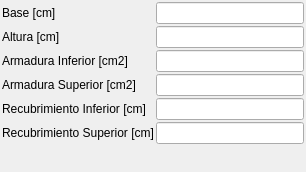
<?xml version="1.0" encoding="UTF-8"?>
<ui version="4.0">
 <class>WidgetEditSeccionRectangular</class>
 <widget class="QWidget" name="WidgetEditSeccionRectangular">
  <property name="geometry">
   <rect>
    <x>0</x>
    <y>0</y>
    <width>306</width>
    <height>172</height>
   </rect>
  </property>
  <property name="windowTitle">
   <string>Form</string>
  </property>
  <layout class="QVBoxLayout" name="verticalLayout">
   <property name="spacing">
    <number>2</number>
   </property>
   <property name="leftMargin">
    <number>2</number>
   </property>
   <property name="topMargin">
    <number>2</number>
   </property>
   <property name="rightMargin">
    <number>2</number>
   </property>
   <property name="bottomMargin">
    <number>2</number>
   </property>
   <item>
    <layout class="QFormLayout" name="formLayout">
     <property name="horizontalSpacing">
      <number>2</number>
     </property>
     <property name="verticalSpacing">
      <number>2</number>
     </property>
     <item row="0" column="0">
      <widget class="QLabel" name="label">
       <property name="text">
        <string>Base [cm]</string>
       </property>
      </widget>
     </item>
     <item row="0" column="1">
      <widget class="QLineEdit" name="txtBase"/>
     </item>
     <item row="1" column="0">
      <widget class="QLabel" name="label_2">
       <property name="text">
        <string>Altura [cm]</string>
       </property>
      </widget>
     </item>
     <item row="1" column="1">
      <widget class="QLineEdit" name="txtAltura"/>
     </item>
     <item row="2" column="0">
      <widget class="QLabel" name="label_3">
       <property name="text">
        <string>Armadura Inferior [cm2]</string>
       </property>
      </widget>
     </item>
     <item row="2" column="1">
      <widget class="QLineEdit" name="txtArmaduraInferior"/>
     </item>
     <item row="3" column="0">
      <widget class="QLabel" name="label_4">
       <property name="text">
        <string>Armadura Superior [cm2]</string>
       </property>
      </widget>
     </item>
     <item row="3" column="1">
      <widget class="QLineEdit" name="txtArmaduraSuperior"/>
     </item>
     <item row="4" column="0">
      <widget class="QLabel" name="label_5">
       <property name="text">
        <string>Recubrimiento Inferior [cm]</string>
       </property>
      </widget>
     </item>
     <item row="4" column="1">
      <widget class="QLineEdit" name="txtRecubrimientoInferior"/>
     </item>
     <item row="5" column="0">
      <widget class="QLabel" name="label_6">
       <property name="text">
        <string>Recubrimiento Superior [cm]</string>
       </property>
      </widget>
     </item>
     <item row="5" column="1">
      <widget class="QLineEdit" name="txtRecubrimientoSuperior"/>
     </item>
    </layout>
   </item>
  </layout>
 </widget>
 <resources/>
 <connections/>
</ui>
